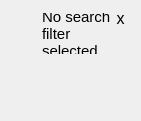
  <widget class="QWidget" name="oopsSearchFilter" native="true">
   <property name="geometry">
    <rect>
     <x>0</x>
     <y>519</y>
     <width>141</width>
     <height>121</height>
    </rect>
   </property>
   <widget class="QLabel" name="label_oopsSearchFilter">
    <property name="geometry">
     <rect>
      <x>10</x>
      <y>80</y>
      <width>31</width>
      <height>31</height>
     </rect>
    </property>
    <property name="text">
     <string/>
    </property>
    <property name="pixmap">
     <pixmap resource="ediSolo.qrc">:/new/prefix1/ediSolo.png</pixmap>
    </property>
    <property name="scaledContents">
     <bool>true</bool>
    </property>
   </widget>
   <widget class="QLabel" name="bubbleOops">
    <property name="geometry">
     <rect>
      <x>40</x>
      <y>10</y>
      <width>91</width>
      <height>71</height>
     </rect>
    </property>
    <property name="text">
     <string/>
    </property>
    <property name="pixmap">
     <pixmap resource="ediSolo.qrc">:/new/prefix1/lBubble.png</pixmap>
    </property>
    <property name="scaledContents">
     <bool>true</bool>
    </property>
   </widget>
   <widget class="QLabel" name="label_oopsSearchFilter_2">
    <property name="geometry">
     <rect>
      <x>42</x>
      <y>13</y>
      <width>81</width>
      <height>41</height>
     </rect>
    </property>
    <property name="font">
     <font>
      <pointsize>11</pointsize>
     </font>
    </property>
    <property name="text">
     <string>No search filter selected.</string>
    </property>
    <property name="wordWrap">
     <bool>true</bool>
    </property>
   </widget>
   <widget class="QPushButton" name="pushButton_SearchField">
    <property name="geometry">
     <rect>
      <x>110</x>
      <y>10</y>
      <width>21</width>
      <height>16</height>
     </rect>
    </property>
    <property name="font">
     <font>
      <pointsize>12</pointsize>
     </font>
    </property>
    <property name="styleSheet">
     <string notr="true">background-color: transparent;
border: none;</string>
    </property>
    <property name="text">
     <string>x</string>
    </property>
   </widget>
  </widget>
